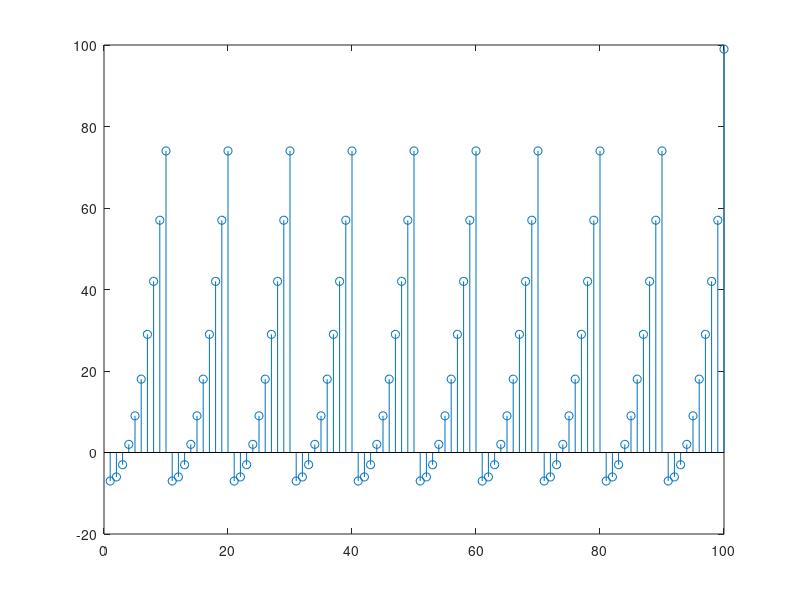

MATLAB code to generate this figure:
%Machine Problem 1
F = (0:1:99);
for n = 1:99
  if F(n)<=9
   F(n)=F(n).^2-7;
   elseif F(n)>=10
       F(n)=F(n-10);
  end
end
stem(F)
return

   